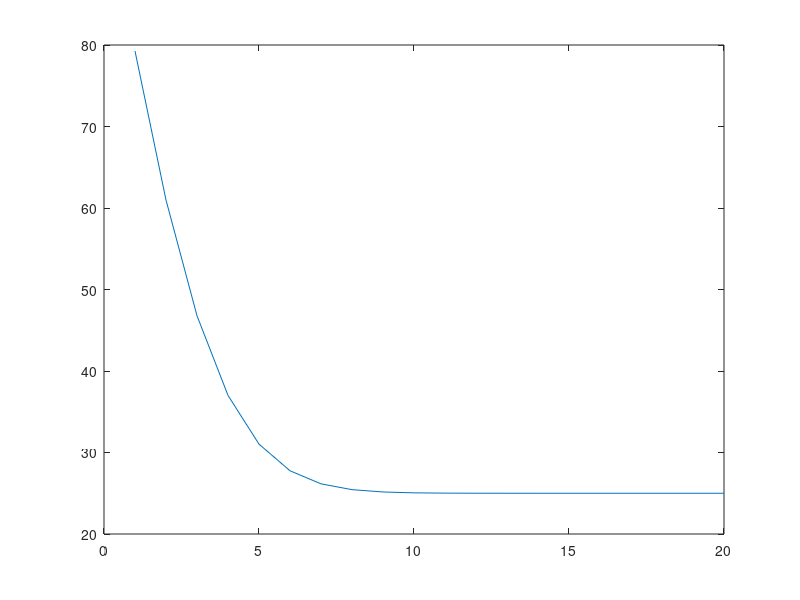

Reproduce this figure in MATLAB.
% Tham số
M = 20;
D = 0.01;
dx = 0.05;
dt = 0.01;
Time = 1;

%Khởi tạo điều kiện ban đầu
for i = 1:M
    T(i) = 25;
end

Ntime = Time/dt;
for time = 1:Ntime
    for i = 1:M
        if i == 1
            DHB2(i) = D*(100 - 2*T(i) + T(i + 1))/(dx*dx);
        elseif i == M
            DHB2(i) = D*(T(i - 1) - 2*T(i) + 25)/(dx*dx);
        else
            DHB2(i) = D*(T(i - 1) - 2*T(i) + T(i + 1))/(dx*dx);
        end
    end

    for i = 1:M
        T(i) = T(i) + dt*DHB2(i);
    end
    X = 1:M;
    plot(X,T);
    pause(0.01);
end